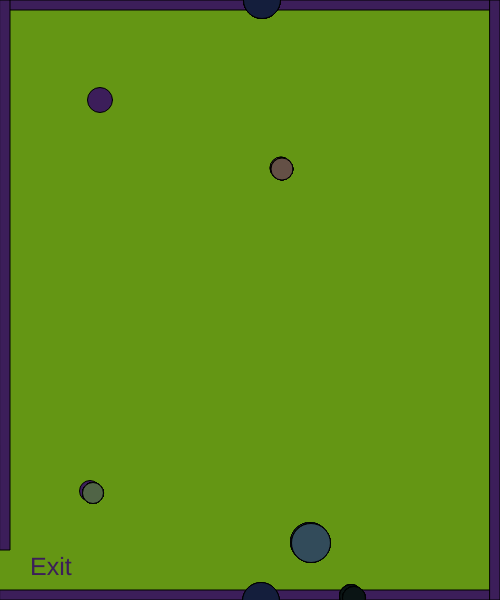
Frame 1 (no input)
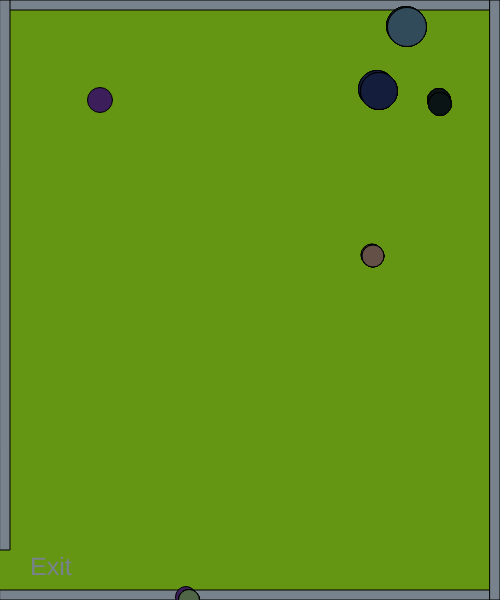
Frame 60 (no input)
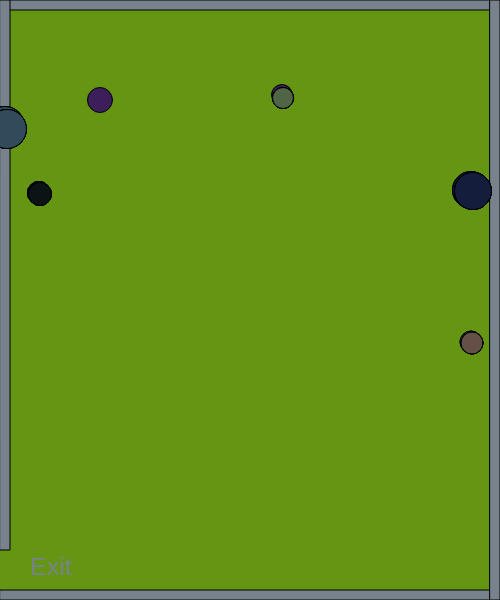
Frame 120 (the mouse pressed at the canvas centre since frame 60)

The p5.js sketch that drew these frames (run headless with seeded random() and noise() and a simulated clock; from frame 60 on, the mouse is pressed at the canvas centre):

// p5.js sketch
// ── sketch.js
// character
var characterX = 100;
var characterY = 100;

// wasd
var w = 87;
var s = 83;
var a = 65;
var d = 68;

// shapes
var shapeX = 30;
var shapeY = 50;

var shapeXs = [];
var shapeYs = [];
var diameters = [];

var shapeXSpeeds = [];
var shapeYSpeeds = [];

// mouse click shape
var mouseShapeX;
var mouseShapeY;

function setup() {
    createCanvas(500, 600);
    // ranadom speed
    var x = 50;
    var y = 50;
    var diameter = 25;
    for (var i = 0; i < 10; i++) {
        shapeXSpeeds[i] = Math.floor(Math.random() * (Math.floor(Math.random() * 5)) + 1);
        shapeYSpeeds[i] = Math.floor(Math.random() * (Math.floor(Math.random() * 5)) + 1);
        shapeXs[i] = getRandomNumber(500);
        shapeYs[i] = getRandomNumber(600);
        diameters[i] = getRandomNumber(30);
    }

    createCharacter(200, 350);
}

function draw() {
    background(100,150,20);

    // call createBorders function
    createBorders();

    // call movePlayer function
    movePlayer();

    // exit message
    textSize(25);
    text("Exit", width-470,height-25)

    // call createCharacter function
    createCharacter();

    // call createWin function
    createWin();
    
    // create shapes
    for (var i = 0; i < shapeXs.length; i++) {
    {
        circle(shapeXs[0],shapeYs[0], diameters[0]);
        fill(100,80,70)
        circle(shapeXs[1],shapeYs[1], diameters[1]);
        fill(20,30,60)
        circle(shapeXs[2],shapeYs[2], diameters[2]);
        fill(50,75,90)
        circle(shapeXs[3],shapeYs[3], diameters[3]);
        fill(10,20,20)
        circle(shapeXs[4],shapeYs[4], diameters[4]);
        fill(80,100,70)
    }
        shapeXSpeeds[i] = Math.floor(Math.random() * (Math.floor(Math.random() * 5)) + 1);
        shapeYSpeeds[i] = Math.floor(Math.random() * (Math.floor(Math.random() * 5)) + 1);
    
    // shape movement 
        shapeXs[i] += shapeXSpeeds[i];
        shapeYs[i] += shapeYSpeeds[i];

    // check to see if the shape has gone out of bounds
        if (shapeXs[i] > width) {
            shapeXs[i] = 0;
        }
        if (shapeXs[i] < 0) {
            shapeXs[i] = width;
        }
        if (shapeYs[i] > height) {
            shapeYs[i] = 0;
        }
        if (shapeYs[i] < 0) {
            shapeYs[i] = height;
        }
    }
   
    // create the shape based on the mouse click
    fill(120, 130, 140);
    circle(mouseShapeX, mouseShapeY, 25);
}

function movePlayer()
{
    if(keyIsDown(w))
    {
        characterY -= 10;   
    }
    if(keyIsDown(s))
    {
        characterY += 10;   
    }
    if(keyIsDown(a))
    {
        characterX -= 10;   
    }
    if(keyIsDown(d))
    {
        characterX += 10;   
    }

}
function createCharacter()
{
    fill(60,30,90);
    circle(characterX,characterY,25);
}

function createWin()
{
    if(characterY > width && characterX < width-500)
    {
        stroke(5);
        fill(0);
        textSize(50);
        text("You Win!", width/2-20, height/2-25);
    }
}

function createBorders()
{
    // top border
    rect(0,0,width,10);
    // left border
    rect(0,0,10,height-50);
    // bottom border
    rect(0, height-10,width, 10);
    // right upper border
    rect(width-10,0,10,height); 
}

function mouseClicked() {
    mouseShapeX = mouseX;
    mouseShapeY = mouseY;
}

function getRandomNumber(number) {
    return Math.floor(Math.random() * number) + 10;
}

// ── HW13.html
<html>
    <head>
        <Title>Game</Title>
        <script src="https://cdnjs.cloudflare.com/ajax/libs/p5.js/1.1.9/p5.min.js"></script> 
        <script src="sketch.js"></script>
    </head>
    <body>
        
    </body>
</html>
